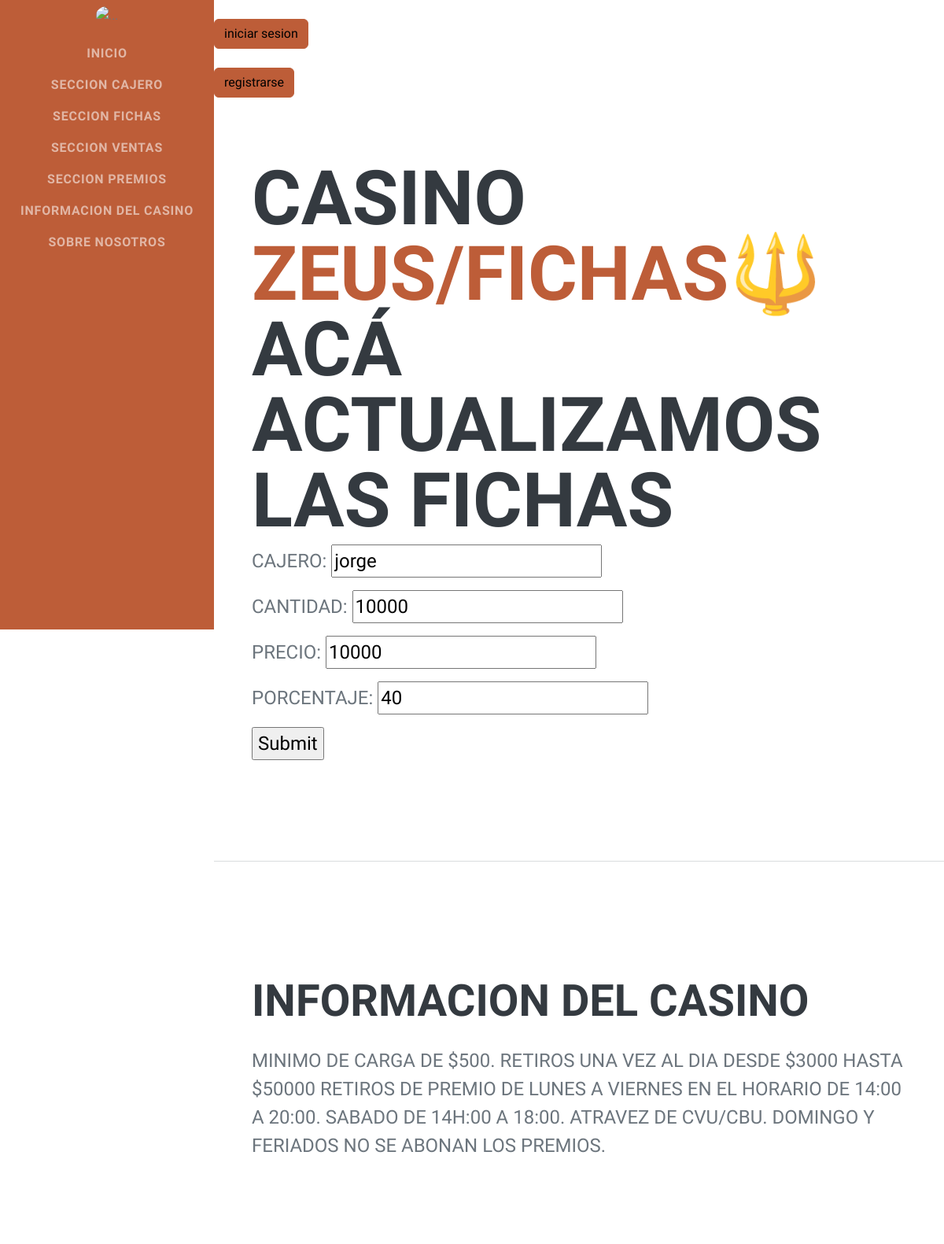
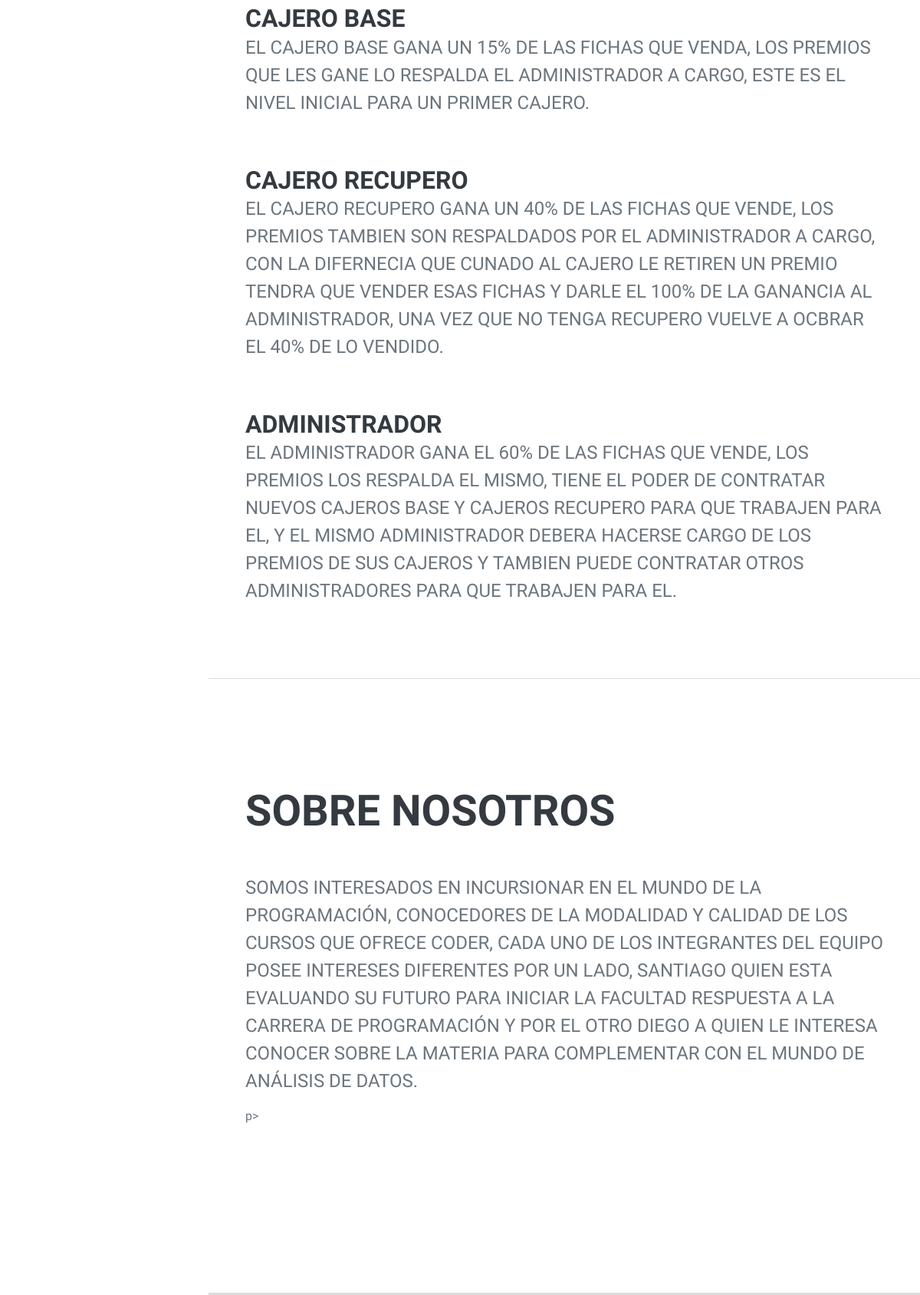
Page /actualizarfichas/jorge on the committed database (2 pictures, top to bottom).
### Appcasino/models.py (models this page shows, shortened)
class fichas (models.Model):
    cajero = models.CharField (max_length = 25)
    cantidad = models.IntegerField ()
    precio = models.IntegerField ()
    porcentaje = models.IntegerField ()

### Appcasino/views.py (the view)
# urls.py: path("actualizarfichas/<fichas_cajero>",actualizar_fichas, name = "actualizarficha"),
def actualizar_fichas(request,fichas_cajero):
    fichas_elegidas =  fichas.objects.get(cajero=fichas_cajero)
    if request.method=="POST":
        info_formulario = fichasformulario(request.POST)
        if info_formulario.is_valid():
            info = info_formulario.cleaned_data
            fichas_elegidas.cajero = info ["cajero"]
            fichas_elegidas.cantidad = info ["cantidad"]
            fichas_elegidas.precio = info ["precio"]
            fichas_elegidas.porcentaje = info ["porcentaje"]
            fichas_elegidas.save()
            return render (request,"inicio.html")
    else:
        info_formulario = fichasformulario (initial={"cajero":fichas_elegidas.cajero, "cantidad":fichas_elegidas.cantidad, "precio":fichas_elegidas.precio,  "porcentaje":fichas_elegidas.porcentaje, })
    return render (request, "actualizarfichas.html",{"formu":info_formulario})

### Appcasino/form.py
class fichasformulario (forms.Form):
    cajero = forms.CharField (max_length = 25)
    cantidad = forms.IntegerField ()
    precio = forms.IntegerField ()
    porcentaje = forms.IntegerField ()

### Appcasino/templates/actualizarfichas.html (shortened to what this page needs)
{% extends "padre.html" %}
{% block titulo1 %}Casino
{% endblock %}
{% block titulo2 %}Zeus/Fichas{% endblock %}
{% block titulo3 %}
<!DOCTYPE html>
<html lang="en">
<head>
</head>
<body>
    <h1>acá actualizamos las fichas</h1>
    <form action="" method="POST"> {% csrf_token %}
    {{formu.as_p}}
        <input type="submit">
    </form>
</body>
</html>
{% endblock %}

### rows in the picture
fichas: cajero "jorge", cantidad "10000", precio "10000", porcentaje "40"
